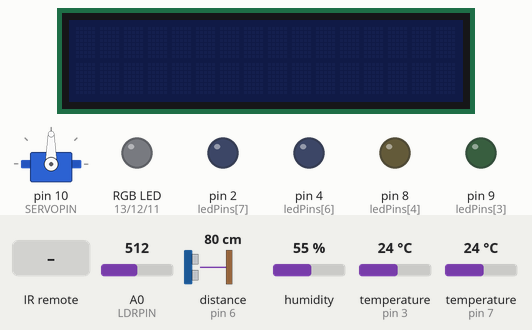
Simulated run of this sketch. Board: Arduino Mega 2560, built with avr-gcc and run on an emulated ATmega2560. Shown: servo, 16×2 character LCD, an RGB LED mixed from three pins (HIGH = lit), output pins drawn as LEDs (lit = HIGH). The test bench sets the inputs (shaded band); at power-on: distance to the obstacle (sensor on pin 6) 80 cm, A0 (LDRPIN) = 512, humidity 55 %, temperature (sensors on pin 3, pin 7) 24 °C. The echo pulse lasts 58.3 µs per cm; pins used as bus, display or sensor lines are not drawn; what the sketch prints to the serial monitor is not drawn.

Above: at 1.3 s.
1.4 s: infrared code 0x18 received
At 2.5 s:
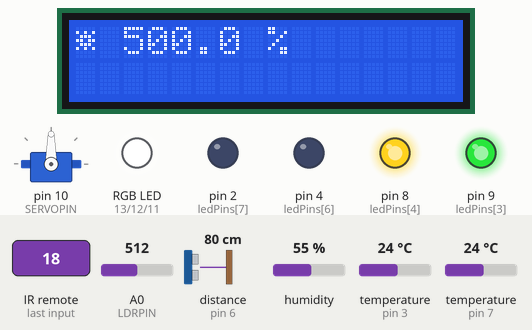
3.0 s: infrared code 0x30 received
At 3.6 s:
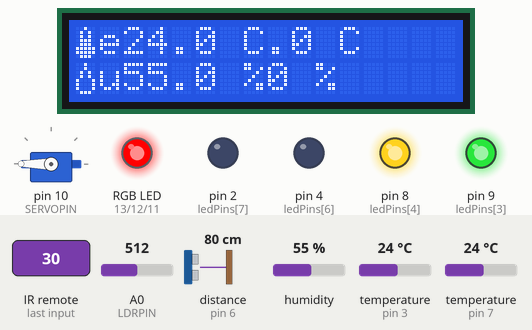
4.7 s: infrared code 0x10 received
At 6.7 s:
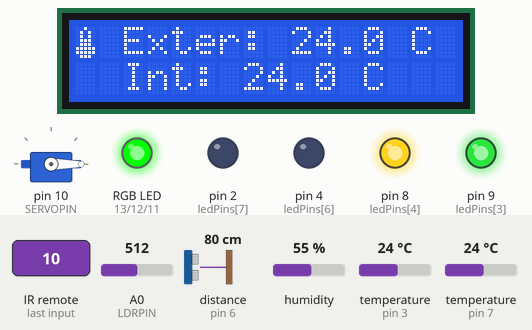
7.0 s: infrared code 0x7A received
At 7.6 s:
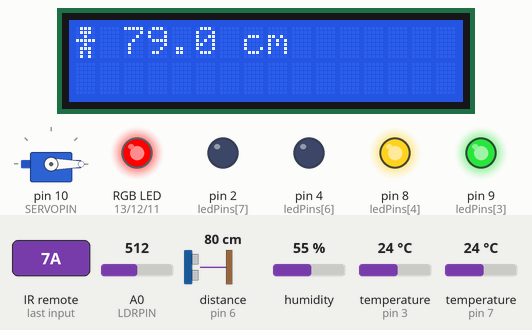
8.7 s: distance to the obstacle (sensor on pin 6) set to 5 cm
At 9.2 s:
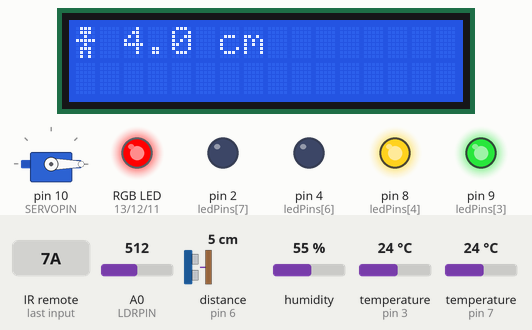
10.2 s: distance to the obstacle (sensor on pin 6) set to 2 cm
Timing chart, 0 to 12.7 s (numbered marks = the images above; inputs shaded):
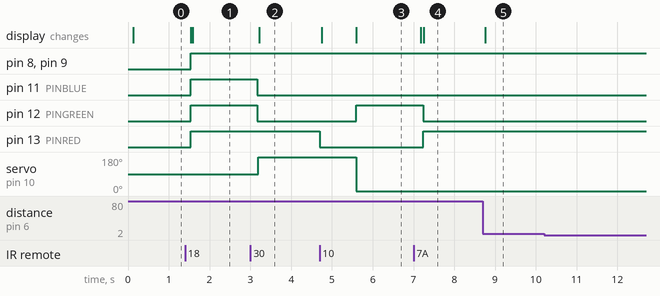

Measured:
- after the input at 1.4 s, pin 8 (ledPins[4]), pin 9 (ledPins[3]), pin 11 (PINBLUE), pin 12 (PINGREEN), pin 13 (PINRED): LOW → HIGH after 0.13 s; the display: first changes after 0.13 s (image 1 shows a later state)
- after the input at 3.0 s, pin 11 (PINBLUE), pin 12 (PINGREEN): HIGH → LOW after 0.17 s; servo on pin 10 (SERVOPIN): 90° → 180° after 0.20 s; the display: changes after 0.22 s (image 2)
- after the input at 4.7 s, pin 12 (PINGREEN): LOW → HIGH after 0.89 s; pin 13 (PINRED): HIGH → LOW at once; servo on pin 10 (SERVOPIN): 180° → 0° after 0.89 s; the display: first changes after 0.05 s (image 3 shows a later state)
- after the input at 7.0 s, pin 12 (PINGREEN): HIGH → LOW after 0.24 s; pin 13 (PINRED): LOW → HIGH after 0.24 s; the display: first changes after 0.18 s (image 4 shows a later state)
- after the input at 8.7 s, the display: changes after 0.06 s (image 5)
- after the input at 10.2 s, every drawn part: stays the same

The sketch:

sketch.ino
```cpp
// Librerias
#include <Wire.h>
#include <DHT.h>
#include <LiquidCrystal_I2C.h>
#include <Servo.h>
#include <OneWire.h>
#include <DallasTemperature.h>
#include <IRremote.h>  //Incluir libreias del mando.
#include <SPI.h>
#include <Fuzzy.h> // Incluye la librería de lógica difusa


//----------------DHT----------------//
#define DHTTYPE DHT22
#define DHTPIN 3 //Definición del pin como entrada del sensor DHT
DHT dht(DHTPIN, DHTTYPE); //inicializa el sensor DHT
float temperatura = 0.0; //Se definen temperatura y humedad para almacenar lo medido por el sensor
float humedad = 0.0;
float temperatura_anterior = 0.0;
float humedad_anterior = 0.0;
//--------------------------------//

//-----------------LDR------------------//
#define LDRPIN A0 //Pin entrada 0 analógico
int ldrVal = 0;
float lux = 0.0;
float lux_anterior;
#define NUM_LEDS 8
#define PINSW A3
int leds_encendidos = 0;
bool primera_medida = true;
const int ledPins[NUM_LEDS] = {13, 12, 11, 9, 8, 5, 4, 2}; // Pines del conjunto de 8 leds

//----------LED RGB----------//
//Pines led RGB
#define PINRED 13
#define PINGREEN 12
#define PINBLUE 11
//-------------------------------------//

//-------------LCD---------------//
int lcdAddress = 0x27; // Puede variar según tu módulo I2C
LiquidCrystal_I2C lcd(lcdAddress, 16, 2);
//Simbolos LCD Humnedad
byte humidity[8] = {B00100, B00100, B01010, B01010, B10001, B10001, B10001, B01110};
//Simbolo LCD Temperatura
byte temp[8] = {B00100, B01010, B01010, B01110, B01110, B11111, B11111, B01110};
//Simbolo LCD iluminacion
byte ilum[8] = {B00000, B10101, B01110, B11011, B01110, B10101, B00000, B00000};
//Simbolo sensor HC-SR04
byte presence[8] = {B01110, B01110, B00100, B11111, B00100, B01110, B01010, B01010};

//----------Sensor de presencia----------//
//Pines del sensor SR04
#define PINTRIG 5
#define PINECHO 6
//Variables para almacenamiento y procesamiento de las mediciones
float duracion, distanciaanterior;
float distancia = 0;
//-----------------------------------//

//-------Sensor temperatura externa-------//
#define sensorPin 7 //Definición del pin
float temp_externa_anterior, temp_interna_anterior;
float temp_externa_actual = 0;
float temp_interna_actual = 0;

OneWire oneWire(sensorPin);
DallasTemperature sensors(&oneWire);
//Temperatura objetivo del control y limites fijados
float temp_objetivo = 25;
float LimInf = temp_objetivo - 3;
float LimSup = temp_objetivo + 3;
int ventilar = 0;
boolean vuelta = false;
//----------------------------------//

//----------Servomotor------------------//
Servo myservo;
#define SERVOPIN 10
int pos = 0;
//--------------------------------------//

//---------IP REMOTE---------------//
int modo = 0; //modo 0, todo apagado
#define PIN_RECEIVER 16   // Define el pin2 con el nombre Pin_receiver.
IRrecv receiver(PIN_RECEIVER); //Define el pin_reciver como receptor de los datos

//-------------Lógica difusa----------------//
Fuzzy *fuzzy = new Fuzzy();
Fuzzy *fuzzy_TyH = new Fuzzy();
//-------------------------------------------//


void setup() {
  // Inicializar serial
  Serial.begin(9600);
  Serial.println("Iniciando el sistema");

  // Inicializar el sensor DHT
  dht.begin();

  // Configurar pin LDR como entrada
  pinMode(LDRPIN, INPUT);

  //Configuración del pin del switch
  pinMode(PINSW, INPUT_PULLUP);

  // Definición de pines del LED RGB como salida
  pinMode(PINRED, OUTPUT);
  pinMode(PINGREEN, OUTPUT);
  pinMode(PINBLUE, OUTPUT);

  //Configura los pines de los 8 ldes como salida
  for (int i = 0; i < NUM_LEDS; i++) {
    pinMode(ledPins[i], OUTPUT);
  }

  // Configuración pines del sensor de presencia
  pinMode(PINTRIG, OUTPUT);
  pinMode(PINECHO, INPUT);
  digitalWrite(PINTRIG, LOW);

  // Inicialización del sensor de temperatura
  sensors.begin();
  delay(20);

  // Inicialización del servomotor
  myservo.attach(SERVOPIN);

  // Inicialización de la LCD
  lcd.init();
  lcd.createChar(3, humidity);
  lcd.createChar(5, temp);
  lcd.createChar(7, ilum);
  lcd.createChar(9, presence);


  // Configuración de la lógica difusa a para la iluminacion
  configuracionIluminacionFuzzy();
  // Configuración de la lógica difusa a para la temperatura e iluminacion
  configuracionTyHFuzzy();

  receiver.enableIRIn(); // Comando para iniciar el receptor de infrarrojos.


}

void loop() {
  // Tratamiento del pulsación del botón

  // Checks received an IR signal
  if (receiver.decode()) { //Si se recibe una señal por el pin_receiver (2) realiza:
    translateIR();        //La funcion translateIR(). (Mas abajo definiremos esta función)
    receiver.resume();   //La receiver.resume(). (Mas abajo definiremos esta función)
  }


  // Control de la LCD y modos
  if (modo == 1) { // Modo 1: Humedad y Temperatura
    temperatura_anterior = temperatura;
    humedad_anterior = humedad;
    temperatura = dht.readTemperature();
    humedad = dht.readHumidity();

    if(temperatura_anterior != temperatura || humedad_anterior != humedad){
      fuzzy_TyH->setInput(1, temperatura);
      fuzzy_TyH->setInput(2, humedad);
      fuzzy_TyH->fuzzify();

      float comfort_level = fuzzy_TyH->defuzzify(1);
      Serial.println(comfort_level);
      controlarConfort(comfort_level);

      lcd.setCursor(0, 0);
      lcd.print("Temp: ");
      lcd.print(temperatura, 1);
      lcd.print(" C");

      lcd.setCursor(0, 1);
      lcd.print("Hum: ");
      lcd.print(humedad, 1);
      lcd.print(" %");
      lcd.display();
      lcd.backlight();
      lcd.setCursor(0, 0);
      lcd.write(5);
      lcd.setCursor(2, 0);
      lcd.print(temperatura, 1);
      lcd.print(" C");

      lcd.setCursor(0, 1);
      lcd.write(3);
      lcd.setCursor(2, 1);
      lcd.print(humedad, 1);
      lcd.print(" %");
    }
  }

  if (modo == 2) { // Modo 2: Iluminación
    ldrVal = analogRead(LDRPIN);
    lux = map(ldrVal, 0, 1023, 0, 1000);

    //Logica difusa
    fuzzy->setInput(1, lux);
    fuzzy->fuzzify();
    float numLeds = fuzzy->defuzzify(1);

    //control de leds
    encenderLeds(numLeds);

    //muestra info y actualizacion de la luz
    mostrarIluminacion(lux, lux_anterior);
    lux_anterior = lux;

    delay(200);
  }

  if (modo == 3) { // Modo 3: Presencia
    distanciaanterior = distancia;
    distancia = medirDistancia();

    if (distancia > distanciaanterior + 3 || distancia < distanciaanterior - 3) {
      lcd.display();
      lcd.backlight();
      LimpiezaLCD();
      if (distancia < 200 && distancia > 2) {
        BrilloLed(255, 0, 0);
        lcd.setCursor(0, 0);
        lcd.write(9);
        lcd.setCursor(2, 0);
        lcd.print(distancia, 1);
        lcd.print(" cm");
        delay(10);
      } else {
        lcd.setCursor(0, 0);
        lcd.write(9);
        lcd.setCursor(2, 0);
        lcd.print(" No presencia");
        BrilloLed(0, 0, 0);
        delay(10);
      }
    }
  }

  if (modo == 4) { // Modo 4: Control de Temperatura
    temp_externa_anterior = temp_externa_actual;
    temp_interna_anterior = temp_interna_actual;
    temp_interna_actual = dht.readTemperature();
    sensors.requestTemperatures();
    temp_externa_actual = sensors.getTempCByIndex(0);

    distanciaanterior = distancia;
    distancia = medirDistancia();

    if (temp_externa_actual != temp_externa_anterior || temp_interna_actual != temp_interna_anterior || distancia > distanciaanterior + 3 || distancia < distanciaanterior - 3) {
      mostrar_temperaturas();
      float temp_media = (temp_externa_actual + temp_interna_actual) / 2;
      Serial.print("Temperatura media: ");
      Serial.println(temp_media);
      if (temp_interna_actual > LimSup) {
        BrilloLed(255, 0, 0);
        if (temp_media < temp_interna_actual) {
          myservo.write(180);
          ventilar = 1;
          Serial.println("Abrimos ventilación para refrescar la habitación");
        } else {
          myservo.write(0);
          ventilar = 0;
          Serial.println("Fuera hace demasiado calor, cerramos ventilación");
        }
      } else if (temp_interna_actual < LimInf) {
        BrilloLed(0, 0, 255);
        if (ventilar == 0 && temp_media >= temp_interna_actual) {
          myservo.write(90);
          ventilar = 1;
          Serial.println("Abrimos ventilación para calentar la habitación, fuera hace suficiente calor");
        }
        if (ventilar == 1 && temp_media < temp_interna_actual) {
          myservo.write(0);
          ventilar = 0;
          Serial.println("Ventalación abierta pero hace demasiado frio fuera: Cerramos");
        }
      }
      if (temp_interna_actual <= LimSup && temp_interna_actual >= LimInf) {
        BrilloLed(0, 255, 0);
        if (distancia >= 200 || distancia <= 2) {
          myservo.write(45);
          Serial.println("Temperatura ideal: Ventilamos el cuarto (45ª)");
        } else {
          Serial.println("Cerramos ventilación");
          myservo.write(0);
        }
      }
    }
  }

  if (modo == 0) { // Modo 0: Apagado
    BrilloLed(0, 0, 0);
    LimpiezaLCD();
    lcd.noBacklight();
  }
}

// Funciones auxiliares
void LimpiezaLCD() {
  lcd.setCursor(0, 1);
  lcd.print("                ");
  lcd.setCursor(0, 2);
  lcd.print("                ");
  lcd.setCursor(0, 0);
  lcd.print("                ");
}

void BrilloLed(int rojo, int verde, int azul) {
  analogWrite(PINRED, rojo);
  analogWrite(PINGREEN, verde);
  analogWrite(PINBLUE, azul);
}

long medirDistancia() {
  digitalWrite(PINTRIG, LOW);
  delayMicroseconds(2);
  digitalWrite(PINTRIG, HIGH);
  delayMicroseconds(10);
  digitalWrite(PINTRIG, LOW);
  long duration = pulseIn(PINECHO, HIGH);
  long distance = duration * 0.034 / 2;
  if (distance > 200) {
    distance = 200;
  } else if (distance < 2) {
    distance = 2;
  }
  return distance;
}

void mostrar_temperaturas() {
  lcd.display();
  lcd.backlight();
  LimpiezaLCD();
  lcd.setCursor(0, 0);
  lcd.write(5);
  lcd.setCursor(2, 0);
  lcd.print("Exter: ");
  lcd.print(temp_externa_actual, 1);
  lcd.print(" C");
  lcd.setCursor(0, 1);
  lcd.setCursor(2, 1);
  lcd.print("Int: ");
  lcd.print(temp_interna_actual, 1);
  lcd.print(" C");
}

void encenderLeds(float numLeds) {
  Serial.println("Leds de la fuzzy");
  Serial.println(numLeds);
  int ledsToTurnOn = (int)round(numLeds);
  for (int i = 0; i < NUM_LEDS; i++) {
    if (i < ledsToTurnOn) {
      digitalWrite(ledPins[i], HIGH);
    } else {
      digitalWrite(ledPins[i], LOW);
    }
  }
}

void mostrarIluminacion(float lux, float lux_anterior) {
  if (lux_anterior != lux) {
    lcd.display();
    lcd.backlight();
    LimpiezaLCD();
    lcd.setCursor(0, 0);
    lcd.write(7);
    lcd.setCursor(2, 0);
    lcd.print(lux, 1);
    lcd.print(" %");
  }
}


void translateIR()
{
  // Takes command based on IR code received
  //Gestión de modos mediante un el mando: Pulsa el 1 te lleva al modo 1, pulsar el 2 al modo 2, el tres al modo 3
  //pulsar el 4 al modo 4 y el boton de apagado lleva al modo 0
  switch (receiver.decodedIRData.command) {
    case 162:
      Serial.println("POWER");//Modo apagado
      if(modo !=0){
        modo = 0;
        BrilloLed(0, 0, 0);//Apagado led rgb
        leds_encendidos = 0;//Apagamos los ldes del modo iluminación
        myservo.detach();
        Serial.println("Entrada en Modo 0: Sistema apagado");
      }
      break;
    case 48:
    //If y else para controlar el puslado consecutivo del mismo boton
    //Si el usuario pulsa el mismo boton para entrar al modo en el que ya esta
    //Se continua como si nada y se avisa de que ya esta en ese modo
      if(modo !=1){
        Serial.println("Entrada en Modo 1: Humedad y Temperatura");
        modo = 1;
        temperatura = 0;
        humedad = 0;
         BrilloLed(0, 0, 0);
        myservo.attach(SERVOPIN);//Conectamos el servo
      }
      else{
        Serial.println("Ya se encuentra en el Modo 1");
      }
      break;
    case 24:
    //Misma logica de if y else de pulsado consecutivo para el resto de modos
      if(modo != 2){
        modo = 2;
        ldrVal = 0;
        lux = 0.0;
        lux_anterior = 0.0;
        leds_encendidos = 0;
         BrilloLed(0, 0, 0);
        primera_medida = true;
        myservo.detach();//Desactivamos el servo
        LimpiezaLCD();
        Serial.println("Entrada en Modo 2: Iluminacion");
      }
      else{
        Serial.println("Ya se encuentra en el Modo 2");
      }
      break;
    case 122:

      if(modo !=3){
        modo = 3;
        distancia = 0;
        LimpiezaLCD();
        Serial.println("Entrada en Modo 3: Presencia");
        myservo.detach();//Desactivamos el servo
      }
      else{
         Serial.println("Ya se encuentra en el Modo 3");
      }

      break;
    case 16:
      if(modo !=4){
        modo = 4;
        temp_interna_actual = 0;
        temp_externa_actual = 0;
        ventilar = 0;
        distancia = 0;
        BrilloLed(0, 0, 0);
        myservo.attach(SERVOPIN);//Conectamos el servo
        LimpiezaLCD();
      Serial.println("Entrada en Modo 4: Control de Temperatura");
      }
      else{
        Serial.println("Ya se encuentra en el Modo 4");
      }

      break;
    default:
      //lcd.clear();
      Serial.println(receiver.decodedIRData.command);
      Serial.println(" other button");
  }
}

void controlarConfort(float comfort_level) {
  if (comfort_level < 50) {
    BrilloLed(255, 0, 0); // Rojo - Inconfortable
    myservo.write(180); // Abrir ventilación
  } else {
    BrilloLed(0, 255, 0); // Verde - Confortable
    myservo.write(0); // Cerrar ventilación
  }
}
```

Fuzz_Iluminacion.ino
```cpp
//Funcion para la configuración de la lógica difusa
void configuracionIluminacionFuzzy(){

  //DEFINE EL CONJUNTO DIFUSO PARA LA INTENSIDAD DE LA LUZ
  FuzzyInput *lightInput = new FuzzyInput(1);
  //Definición de los Conjuntos Difusos para la Entrada
  FuzzySet *oscuro = new FuzzySet(0, 0, 200, 400);
  FuzzySet *medio = new FuzzySet(200, 400, 600, 800);
  FuzzySet *iluminado = new FuzzySet(600, 800, 1000, 1000);
   lightInput->addFuzzySet(oscuro);
  lightInput->addFuzzySet(medio);
  lightInput->addFuzzySet(iluminado);
  fuzzy->addFuzzyInput(lightInput);

 //configuración logica difusa para leds
 //DEFINE EL CONJUNTO DIFUSO PARA LOS LEDS
  FuzzyOutput *ledOutput = new FuzzyOutput(1);
  //CONJUNTO DIFUSO
  FuzzySet *fewLeds = new FuzzySet(0, 0, 2, 4);
  FuzzySet *someLeds = new FuzzySet(2, 4, 6, 8);
  FuzzySet *manyLeds = new FuzzySet(6, 8, 8, 8);
  ledOutput->addFuzzySet(fewLeds);
  ledOutput->addFuzzySet(someLeds);
  ledOutput->addFuzzySet(manyLeds);
  fuzzy->addFuzzyOutput(ledOutput);

//Regla 1: "If oscuro, Then Few LEDs"
  FuzzyRuleAntecedent *ifoscuro = new FuzzyRuleAntecedent();
  ifoscuro->joinSingle(oscuro);
  FuzzyRuleConsequent *thenFewLeds = new FuzzyRuleConsequent();
  thenFewLeds->addOutput(fewLeds);
  //se crea la regla 1
  FuzzyRule *rule1 = new FuzzyRule(1, ifoscuro, thenFewLeds);
  //se añade la regla 1 al sistema
  fuzzy->addFuzzyRule(rule1);

//Regla 2: "If medio, Then Some LEDs"
  FuzzyRuleAntecedent *ifmedio = new FuzzyRuleAntecedent();
  ifmedio->joinSingle(medio);
  FuzzyRuleConsequent *thenSomeLeds = new FuzzyRuleConsequent();
  thenSomeLeds->addOutput(someLeds);
  //Creación de la regla difusa 2
  FuzzyRule *rule2 = new FuzzyRule(2, ifmedio, thenSomeLeds);
  //se añade la relga 2
  fuzzy->addFuzzyRule(rule2);

//Regla 3: "If iluminado, Then Many LEDs"
  FuzzyRuleAntecedent *ifiluminado = new FuzzyRuleAntecedent();
  ifiluminado->joinSingle(iluminado);
  FuzzyRuleConsequent *thenManyLeds = new FuzzyRuleConsequent();
  thenManyLeds->addOutput(manyLeds);
  //Creacion regla difusa 3
  FuzzyRule *rule3 = new FuzzyRule(3, ifiluminado, thenManyLeds);
  //se añade la regla 3
  fuzzy->addFuzzyRule(rule3);
}
```

Fuzzy_Confort.ino
```cpp
void configuracionTyHFuzzy() {
  // Configuración de conjuntos difusos para temperatura
  FuzzyInput *temperature = new FuzzyInput(1);
  FuzzySet *cold = new FuzzySet(-40, -40, 0, 10);
  FuzzySet *comfortable = new FuzzySet(20, 25, 25, 30);
  FuzzySet *hot = new FuzzySet(25, 30, 40, 40);
  temperature->addFuzzySet(cold);
  temperature->addFuzzySet(comfortable);
  temperature->addFuzzySet(hot);
  fuzzy->addFuzzyInput(temperature);

  // Configuración de conjuntos difusos para humedad
  FuzzyInput *humidity = new FuzzyInput(2);
  FuzzySet *dry = new FuzzySet(0, 0, 30, 40);
  FuzzySet *normal = new FuzzySet(30, 40, 60, 70);
  FuzzySet *humid = new FuzzySet(60, 70, 100, 100);
  humidity->addFuzzySet(dry);
  humidity->addFuzzySet(normal);
  humidity->addFuzzySet(humid);
  fuzzy->addFuzzyInput(humidity);

  // Configuración de conjunto difuso para nivel de confort
  FuzzyOutput *comfort = new FuzzyOutput(1);
  FuzzySet *uncomfortable = new FuzzySet(0, 0, 25, 50);
  FuzzySet *comfortable_output = new FuzzySet(50, 75, 100, 100);
  comfort->addFuzzySet(uncomfortable);
  comfort->addFuzzySet(comfortable_output);
  fuzzy->addFuzzyOutput(comfort);

  // Definición de reglas difusas
  FuzzyRuleAntecedent *ifColdAndDry = new FuzzyRuleAntecedent();
  ifColdAndDry->joinWithAND(cold, dry);
  FuzzyRuleConsequent *thenUncomfortable = new FuzzyRuleConsequent();
  thenUncomfortable->addOutput(uncomfortable);
  FuzzyRule *rule1 = new FuzzyRule(1, ifColdAndDry, thenUncomfortable);
  fuzzy->addFuzzyRule(rule1);

  FuzzyRuleAntecedent *ifColdAndNormal = new FuzzyRuleAntecedent();
  ifColdAndNormal->joinWithAND(cold, normal);
  FuzzyRuleConsequent *thenUncomfortable2 = new FuzzyRuleConsequent();
  thenUncomfortable2->addOutput(uncomfortable);
  FuzzyRule *rule2 = new FuzzyRule(2, ifColdAndNormal, thenUncomfortable2);
  fuzzy->addFuzzyRule(rule2);

  FuzzyRuleAntecedent *ifComfortableAndNormal = new FuzzyRuleAntecedent();
  ifComfortableAndNormal->joinWithAND(comfortable, normal);
  FuzzyRuleConsequent *thenComfortable = new FuzzyRuleConsequent();
  thenComfortable->addOutput(comfortable_output);
  FuzzyRule *rule3 = new FuzzyRule(3, ifComfortableAndNormal, thenComfortable);
  fuzzy->addFuzzyRule(rule3);

  FuzzyRuleAntecedent *ifHotAndHumid = new FuzzyRuleAntecedent();
  ifHotAndHumid->joinWithAND(hot, humid);
  FuzzyRuleConsequent *thenUncomfortable3 = new FuzzyRuleConsequent();
  thenUncomfortable3->addOutput(uncomfortable);
  FuzzyRule *rule4 = new FuzzyRule(4, ifHotAndHumid, thenUncomfortable3);
  fuzzy->addFuzzyRule(rule4);
}
```
